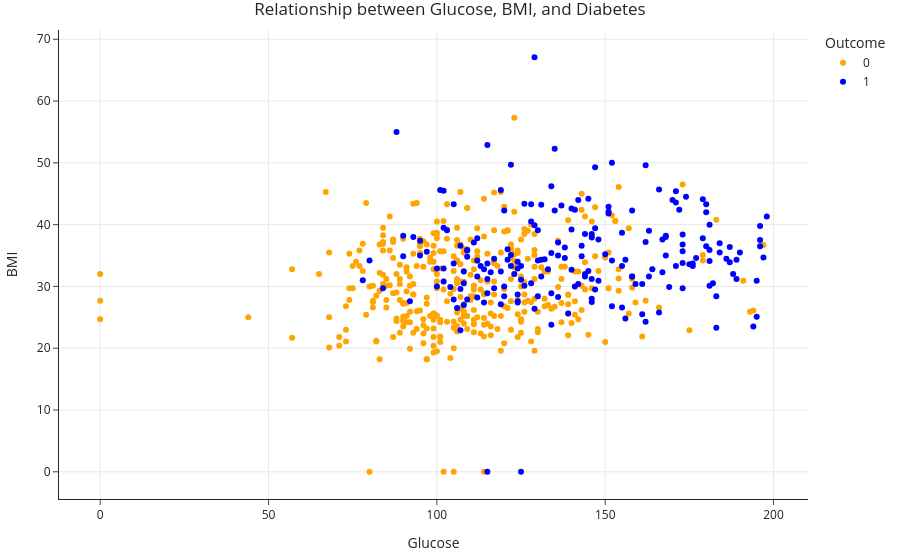

Notebook code cell kept with this figure:
### Markdown cell above
- While being trained, decision trees ask enough questions to effectively **memorize** the correct response values in the training set. However, the relationships they learn are often overfit to the noise in the training set, and don't generalize well.

### Code cell
fig

### Figure 1 — Plotly figure (JSON) as saved in the notebook; plotly's stock layout.template omitted (floating-point values rounded to 4 significant figures; data arrays with more than 128 entries replaced by an {"elided": "..."} marker saying what was removed)
{"data": [{"hovertemplate": "Outcome=0<br>Glucose=%{x}<br>BMI=%{y}<extra></extra>", "legendgroup": "0", "marker": {"color": "orange", "symbol": "circle"}, "mode": "markers", "name": "0", "orientation": "v", "showlegend": true, "type": "scatter", "x": {"elided": "377 int values"}, "xaxis": "x", "y": {"elided": "377 float values"}, "yaxis": "y"}, {"hovertemplate": "Outcome=1<br>Glucose=%{x}<br>BMI=%{y}<extra></extra>", "legendgroup": "1", "marker": {"color": "blue", "symbol": "circle"}, "mode": "markers", "name": "1", "orientation": "v", "showlegend": true, "type": "scatter", "x": {"elided": "199 int values"}, "xaxis": "x", "y": {"elided": "199 float values"}, "yaxis": "y"}], "layout": {"autosize": true, "legend": {"title": {"text": "Outcome"}, "tracegroupgap": 0}, "title": {"text": "Relationship between Glucose, BMI, and Diabetes"}, "xaxis": {"anchor": "y", "autorange": true, "domain": [0, 1], "range": [-11.96, 210.0], "title": {"text": "Glucose"}, "type": "linear"}, "yaxis": {"anchor": "x", "autorange": true, "domain": [0, 1], "range": [-4.915, 72.01], "title": {"text": "BMI"}, "type": "linear"}}}
